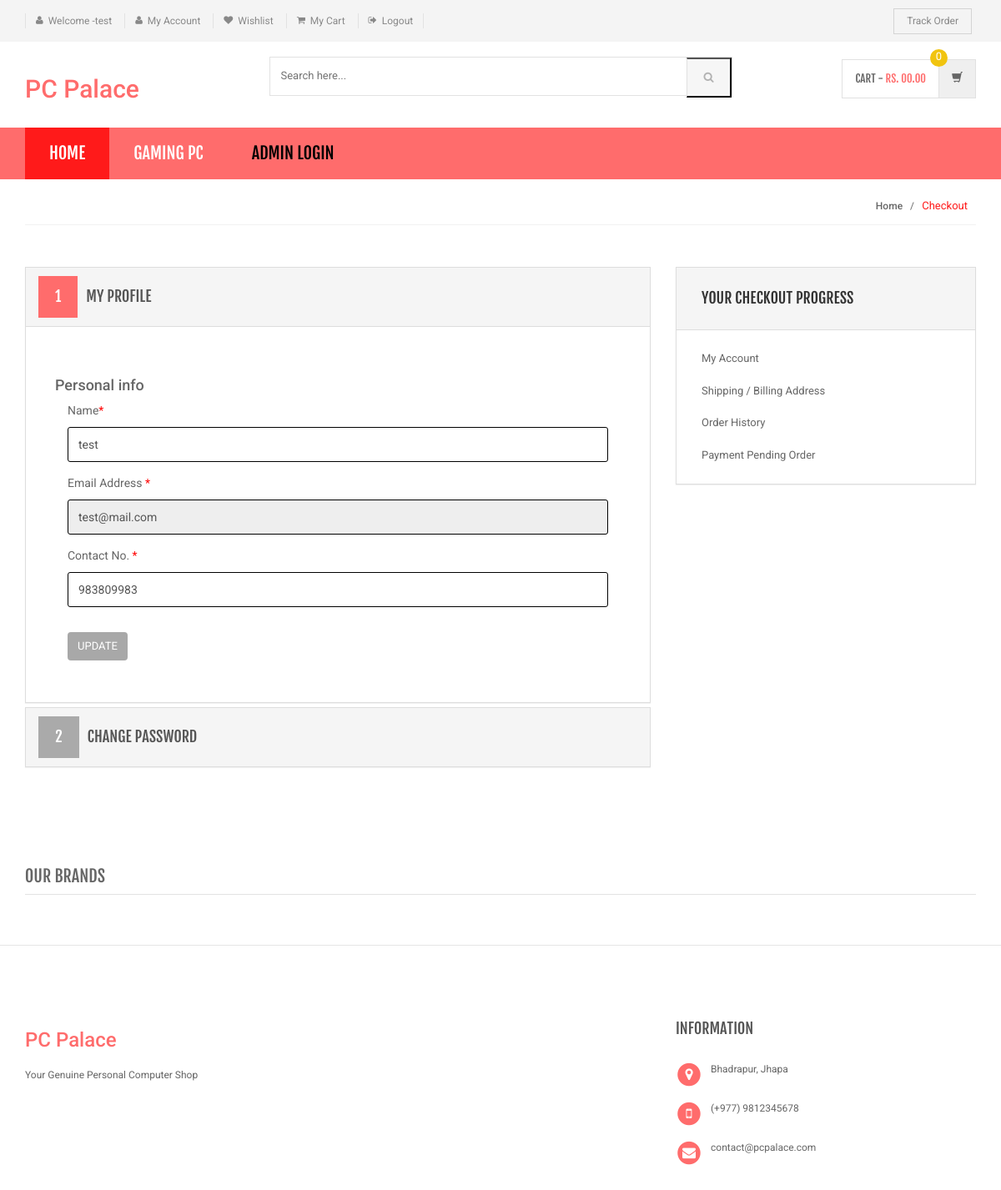
The app's page /my-account.php (signed in) with its own data.
### tables this page shows
CREATE TABLE `category` (
  `id` int(11) NOT NULL,
  `categoryName` varchar(255) DEFAULT NULL,
  `categoryDescription` longtext DEFAULT NULL,
  `creationDate` timestamp NOT NULL DEFAULT current_timestamp(),
  `updationDate` varchar(255) DEFAULT NULL
);

CREATE TABLE `users` (
  `id` int(11) NOT NULL,
  `name` varchar(255) DEFAULT NULL,
  `email` varchar(255) DEFAULT NULL,
  `contactno` bigint(11) DEFAULT NULL,
  `password` varchar(255) DEFAULT NULL,
  `shippingAddress` longtext DEFAULT NULL,
  `shippingState` varchar(255) DEFAULT NULL,
  `shippingCity` varchar(255) DEFAULT NULL,
  `shippingPincode` int(11) DEFAULT NULL,
  `billingAddress` longtext DEFAULT NULL,
  `billingState` varchar(255) DEFAULT NULL,
  `billingCity` varchar(255) DEFAULT NULL,
  `billingPincode` int(11) DEFAULT NULL,
  `regDate` timestamp NOT NULL DEFAULT current_timestamp(),
  `updationDate` varchar(255) DEFAULT NULL
);

### my-account.php (the view, shortened to what this page needs)
<?php
include('includes/config.php');
if(strlen($_SESSION['login'])==0)
    {
header('location:login.php');
}
else{
?>
<!DOCTYPE html>
<html lang="en">
	<head>
	    <link rel="stylesheet" href="assets/css/bootstrap.min.css">
	    <link rel="stylesheet" href="assets/css/main.css">
	    <link rel="stylesheet" href="assets/css/red.css">
	    <link rel="stylesheet" href="assets/css/owl.carousel.css">
		<link rel="stylesheet" href="assets/css/owl.transitions.css">
		<link href="assets/css/lightbox.css" rel="stylesheet">
		<link rel="stylesheet" href="assets/css/animate.min.css">
		<link rel="stylesheet" href="assets/css/rateit.css">
		<link rel="stylesheet" href="assets/css/bootstrap-select.min.css">
		<link rel="stylesheet" href="assets/css/config.css">
		<link href="assets/css/green.css" rel="alternate stylesheet" title="Green color">
		<link href="assets/css/blue.css" rel="alternate stylesheet" title="Blue color">
		<link href="assets/css/red.css" rel="alternate stylesheet" title="Red color">
		<link href="assets/css/orange.css" rel="alternate stylesheet" title="Orange color">
		<link href="assets/css/dark-green.css" rel="alternate stylesheet" title="Darkgreen color">
		<link rel="stylesheet" href="assets/css/font-awesome.min.css">
	</head>
    <body class="cnt-home">
<header class="header-style-1">
<?php include('includes/top-header.php');?>
<?php include('includes/main-header.php');?>
<?php include('includes/menu-bar.php');?>
</header>
<div class="breadcrumb">
	<div class="container">
		<div class="breadcrumb-inner">
			<ul class="list-inline list-unstyled">
				<li><a href="#">Home</a></li>
				<li class='active'>Checkout</li>
			</ul>
		</div>
	</div>
</div>
<div class="body-content outer-top-bd">
	<div class="container">
		<div class="checkout-box inner-bottom-sm">
			<div class="row">
				<div class="col-md-8">
					<div class="panel-group checkout-steps" id="accordion">
<div class="panel panel-default checkout-step-01">
		<div class="panel-heading">
    	<h4 class="unicase-checkout-title">
	        <a data-toggle="collapse" class="" data-parent="#accordion" href="#collapseOne">
	          <span>1</span>My Profile
	        </a>
	     </h4>
    </div>
	<div id="collapseOne" class="panel-collapse collapse in">
	    <div class="panel-body">
			<div class="row">
<h4>Personal info</h4>
				<div class="col-md-12 col-sm-12 already-registered-login">
<?php
$query=mysqli_query($con,"select * from users where id='".$_SESSION['id']."'");
while($row=mysqli_fetch_array($query))
{
?>
					<form class="register-form" role="form" method="post">
<div class="form-group">
					    <label class="info-title" for="name">Name<span>*</span></label>
					    <input type="text" class="form-control unicase-form-control text-input" value="<?php echo $row['name'];?>" id="name" name="name" required="required">
					  </div>
						<div class="form-group">
					    <label class="info-title" for="exampleInputEmail1">Email Address <span>*</span></label>
			 <input type="email" class="form-control unicase-form-control text-input" id="exampleInputEmail1" value="<?php echo $row['email'];?>" readonly>
					  </div>
					  <div class="form-group">
					    <label class="info-title" for="Contact No.">Contact No. <span>*</span></label>
					    <input type="text" class="form-control unicase-form-control text-input" id="contactno" name="contactno" required="required" value="<?php echo $row['contactno'];?>"  maxlength="10">
					  </div>
					  <button type="submit" name="update" class="btn-upper btn btn-primary checkout-page-button">Update</button>
					</form>
					<?php } ?>
				</div>
			</div>
		</div>
	</div>
</div>
					  	<div class="panel panel-default checkout-step-02">
						    <div class="panel-heading">
						      <h4 class="unicase-checkout-title">
						        <a data-toggle="collapse" class="collapsed" data-parent="#accordion" href="#collapseTwo">
						          <span>2</span>Change Password
						        </a>
						      </h4>
						    </div>
					  	</div>
					</div>
				</div>
			<?php include('includes/myaccount-sidebar.php');?>
			</div>
		</div>
	<?php include('includes/brands-slider.php');?>
</div>
</div>
<?php include('includes/footer.php');?>
</body>
</html>
<?php } ?>

### includes/menu-bar.php (shortened to what this page needs)
<div class="header-nav animate-dropdown">
    <div class="container">
        <div class="yamm navbar navbar-default" role="navigation">
            <div class="nav-bg-class">
                <div class="navbar-collapse collapse" id="mc-horizontal-menu-collapse">
	<div class="nav-outer">
		<ul class="nav navbar-nav">
			<li class="active dropdown yamm-fw">
				<a href="index.php" data-hover="dropdown" class="dropdown-toggle">Home</a>
			</li>
              <?php $sql=mysqli_query($con,"select id,categoryName  from category limit 6");
while($row=mysqli_fetch_array($sql))
{
    ?>
			<li class="dropdown yamm">
				<a href="category.php?cid=<?php echo $row['id'];?>"> <?php echo $row['categoryName'];?></a>
			</li>
			<?php } ?>
			<li class="dropdown yamm">
				<a href="admin/" style="color:#000"> Admin Login</a>
			</li>
		</ul>
		<div class="clearfix"></div>
	</div>
</div>
            </div>
        </div>
    </div>
</div>

### assets/css/red.css (style rules this page uses)
a { color: #ff6c6c; }
.header-style-1 .header-nav { background: #ff6c6c; }
.cnt-home .header-style-1 .header-nav .navbar .navbar-nav > li.active { background: #ff1a1a; }
.breadcrumb ul li.active { color: #ff1a1a; }
.checkout-box .checkout-steps .panel .panel-heading .unicase-checkout-title > a:not(.collapsed) span { background-color: #ff6c6c; }

### assets/css/lightbox.css (style rules this page uses)
body:after { content: url(../images/close.png) url(../images/loading.gif) url(../images/prev.png) url(../images/next.png); display: none; }

### assets/css/green.css (style rules this page uses)
a { color: #abd07e; }
.header-style-1 .header-nav { background: #abd07e; }
.cnt-home .header-style-1 .header-nav .navbar .navbar-nav > li.active { background: #84b943; }
.breadcrumb ul li.active { color: #84b943; }
.checkout-box .checkout-steps .panel .panel-heading .unicase-checkout-title > a:not(.collapsed) span { background-color: #abd07e; }

### assets/css/blue.css (style rules this page uses)
a { color: #3498db; }
.header-style-1 .header-nav { background: #3498db; }
.cnt-home .header-style-1 .header-nav .navbar .navbar-nav > li.active { background: #1d6ca1; }
.breadcrumb ul li.active { color: #1d6ca1; }
.checkout-box .checkout-steps .panel .panel-heading .unicase-checkout-title > a:not(.collapsed) span { background-color: #3498db; }

### assets/css/orange.css (style rules this page uses)
a { color: #f39c12; }
.header-style-1 .header-nav { background: #f39c12; }
.cnt-home .header-style-1 .header-nav .navbar .navbar-nav > li.active { background: #ab6c09; }
.breadcrumb ul li.active { color: #ab6c09; }
.checkout-box .checkout-steps .panel .panel-heading .unicase-checkout-title > a:not(.collapsed) span { background-color: #f39c12; }

### assets/css/dark-green.css (style rules this page uses)
a { color: #12cca7; }
.header-style-1 .header-nav { background: #12cca7; }
.cnt-home .header-style-1 .header-nav .navbar .navbar-nav > li.active { background: #0b816a; }
.breadcrumb ul li.active { color: #0b816a; }
.checkout-box .checkout-steps .panel .panel-heading .unicase-checkout-title > a:not(.collapsed) span { background-color: #12cca7; }

### records on screen
category: categoryName "GAMING PC"
users: name "test", email "test@mail.com", contactno "983809983"

### other values on screen
$_SESSION['username'] "test"
